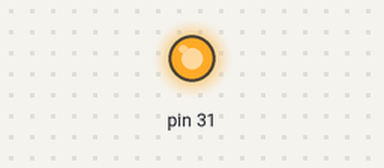
Bench run of a sketch on a simulated Arduino Mega 2560, built with avr-gcc and run on an emulated ATmega2560. Shown: output pins drawn as LEDs (lit = HIGH).

Above: at 0.1 s.
Timing chart, 0 to 1.6 s (numbered marks = the images above):
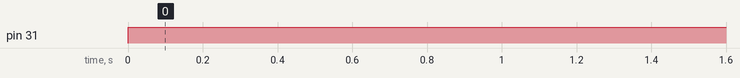

Measured:
- by itself, pin 31: LOW → HIGH at 0.00 s

The sketch:

sketch_oct19a.ino
```cpp
void setup()
{
  pinMode(31,OUTPUT);
}

void loop()
{
  digitalWrite(31,HIGH);

}
```
